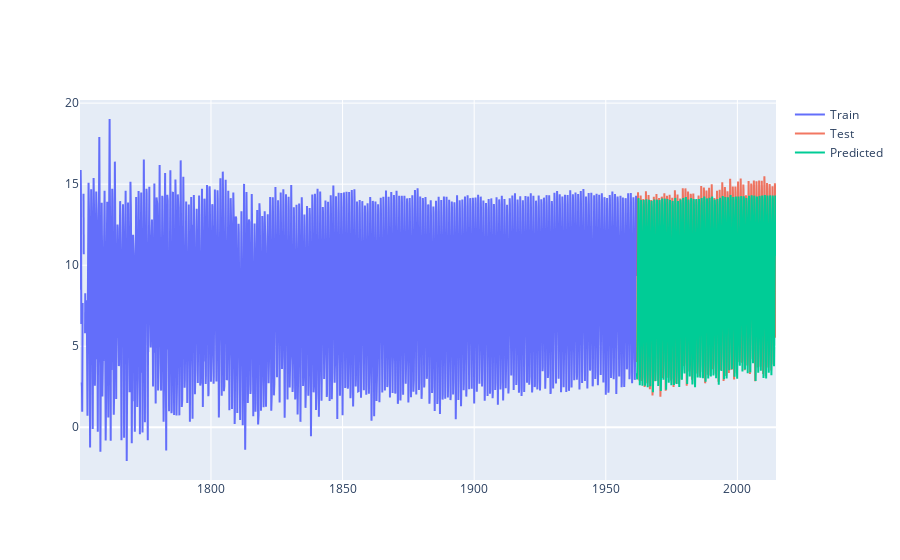

The notebook cell this image was saved under:
### Code cell
import plotly.graph_objects as go

X_plot_train = pd.DataFrame(X_train, columns=X.columns)
X_plot_train['dt'] = data_lagged[data_lagged.index < X_plot_train.shape[0]]['dt']
X_plot_train['LandAverageTemperature'] = y_train

X_plot_test = pd.DataFrame(X_test, columns=X.columns)
X_plot_test['dt'] = data_lagged[data_lagged.index >= X_plot_train.shape[0]]['dt'].reset_index(drop=True)
X_plot_test['LandAverageTemperature'] = y_test.reset_index(drop=True)

fig = go.Figure()
fig.add_trace(go.Scatter(x=X_plot_train['dt'], y=X_plot_train['LandAverageTemperature'], mode='lines', name='Train'))
fig.add_trace(go.Scatter(x=X_plot_test['dt'], y=X_plot_test['LandAverageTemperature'], mode='lines', name='Test', opacity=0.8))
fig.add_trace(go.Scatter(x=X_plot_test['dt'], y=pd.Series(y_pred.flatten()), mode='lines', name='Predicted'))
fig.show()

### Figure 1 — Plotly figure (JSON) as saved in the notebook; plotly's stock layout.template omitted (floating-point values rounded to 4 significant figures; data arrays with more than 128 entries replaced by an {"elided": "..."} marker saying what was removed)
{"data": [{"mode": "lines", "name": "Train", "type": "scatter", "x": {"elided": "2542 str values"}, "y": {"elided": "2542 float values"}}, {"mode": "lines", "name": "Test", "opacity": 0.8, "type": "scatter", "x": {"elided": "635 str values"}, "y": {"elided": "635 float values"}}, {"mode": "lines", "name": "Predicted", "type": "scatter", "x": {"elided": "635 str values"}, "y": {"elided": "635 float values"}}], "layout": {}}
